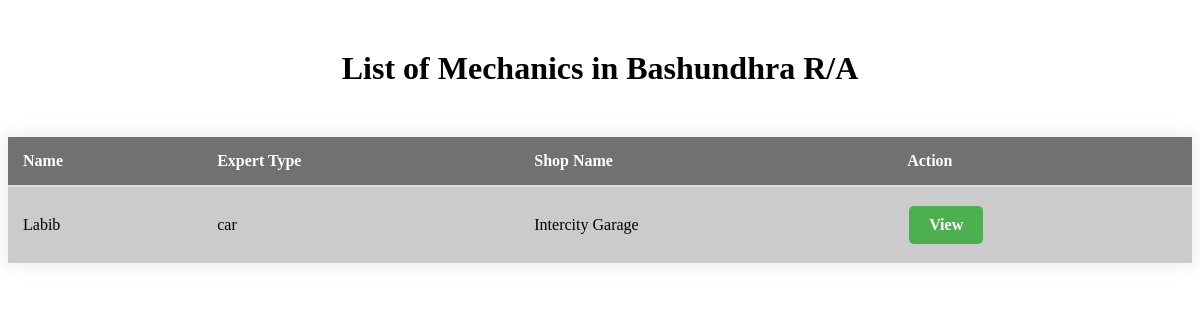
Screenshot of /show_bsd_mech.php with the database file from the repository.
### tables this page shows
CREATE TABLE `mechanics` (
  `id` int(6) UNSIGNED NOT NULL,
  `name` varchar(50) NOT NULL,
  `mechanic_email` varchar(50) DEFAULT NULL,
  `contact` varchar(11) NOT NULL,
  `password` varchar(50) NOT NULL,
  `image` varchar(255) DEFAULT NULL,
  `expert_type` varchar(50) NOT NULL,
  `shop_name` varchar(50) NOT NULL,
  `shop_location` varchar(20) DEFAULT NULL,
  `accept_request` enum('YES','NO') DEFAULT 'NO'
);

### show_bsd_mech.php (the view, shortened to what this page needs)
<!DOCTYPE html>
<html>
<head>
	<link rel="stylesheet" type="text/css" href="mech_list.css">
</head>
<body>
	<h1>List of Mechanics in Bashundhra R/A</h1>
	<?php
		$conn = mysqli_connect("localhost", "root", "", "autoshop_db");
		$sql = "SELECT id, name, expert_type, shop_name FROM mechanics WHERE shop_location = 'Bashundhara'";
		$result = mysqli_query($conn, $sql);
		echo "<table class='transparent-table'>";
		echo "<thead><tr><th>Name</th><th>Expert Type</th><th>Shop Name</th><th>Action</th></tr></thead>";
		echo "<tbody>";
		while ($row = mysqli_fetch_assoc($result)) {
			echo "<tr>";
			echo "<td>" . $row["name"] . "</td>";
			echo "<td>" . $row["expert_type"] . "</td>";
			echo "<td>" . $row["shop_name"] . "</td>";
			echo '<td><a class="btn-request" href="request.php?id=' . $row["id"] . '">View</a></td>';
			echo '</tr>';
		}
		echo "</tbody></table>";
	?>
</body>
</html>

### mech_list.css (style rules this page uses)
body { background-image: url("https://images.hdqwalls.com/wallpapers/bthumb/rolls-royce-ghost-de.jpg"); font-family: "Baskerville Old Face", serif; }
h1 { text-align: center; margin-top: 50px; margin-bottom: 50px; }
table { width: 100%; border-collapse: collapse; margin-top: 50px; margin-bottom: 50px; background-color: #cbcbcb; box-shadow: 0 0 20px rgba(0, 0, 0, 0.1); }
th, td { padding: 15px; text-align: left; }
th { background-color: #717171; color: #fffefe; border-bottom: 2px solid #ddd; }
td:last-child { text-align: left; }
a { color: #3498db; text-decoration: none; font-weight: bold; }
.btn-request { background-color: #4CAF50; border: none; color: white; padding: 10px 20px; text-align: center; text-decoration: none; display: inline-block; font-size: 16px; margin: 4px 2px; cursor: pointer; border-radius: 5px; }

### rows the page displays
mechanics: name "Labib", expert_type "car", shop_name "Intercity Garage"
